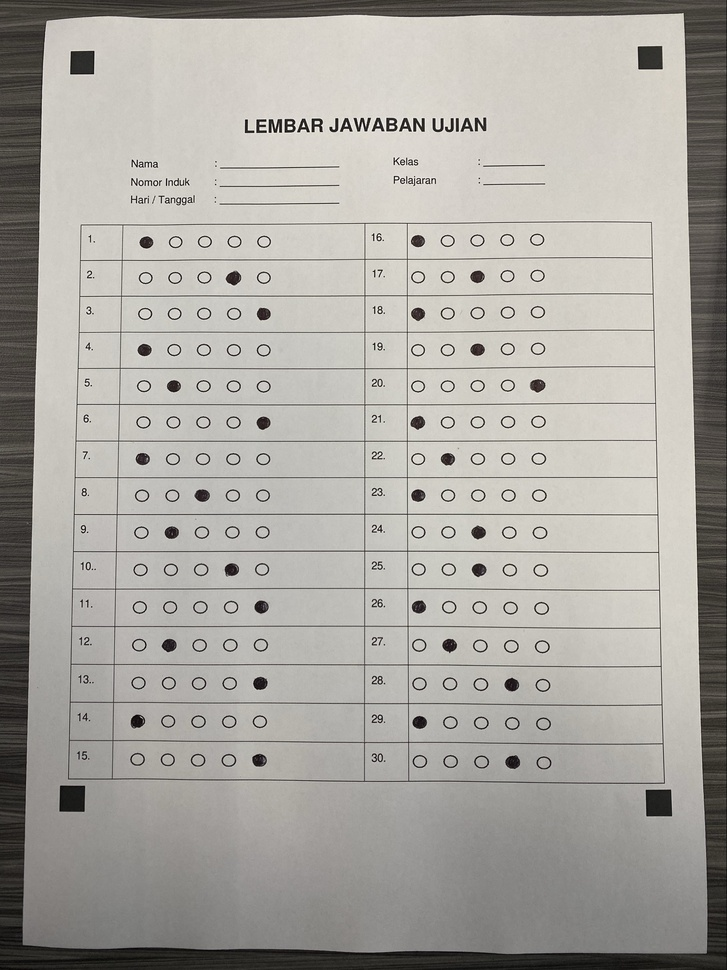
#> input picture sample.jpg, 727 x 970 px, shrunk from 2767 x 3690 before the run
$ python debug_preprocess.py sample.jpg
#> lines starting #> are read from the running program, lines starting #| are printed output that depends on the picture; after the words box and inside, x2 and y2 are one past the last pixel; in counts of white or black regions, pixels touching at a corner belong together
import cv2
import numpy as np
import os
import argparse

def debug_preprocess_for_markers(image_path, output_dir):


#> called with image_path = 'sample.jpg', output_dir = 'debug_output'
    print(f"--- Debugging Preprocess for Markers on {image_path} ---")
    image = cv2.imread(image_path)
#> image is the input picture: shape (970, 727, 3); mean B, G, R 161.6, 167.3, 170
    if image is None:
        print(f"Error: Could not load image from {image_path}")
        return

    os.makedirs(output_dir, exist_ok=True)
    base_name = os.path.basename(image_path).split('.')[0]

    # 1. Original
    cv2.imwrite(os.path.join(output_dir, f"{base_name}_0_original.jpg"), image)

    # 2. Grayscale
    if len(image.shape) == 3:
        gray = cv2.cvtColor(image, cv2.COLOR_BGR2GRAY)
    else:
        gray = image.copy()
    cv2.imwrite(os.path.join(output_dir, f"{base_name}_1_gray.jpg"), gray)

    # 3. CLAHE
    clahe = cv2.createCLAHE(clipLimit=2.0, tileGridSize=(8, 8))
    enhanced = clahe.apply(gray)
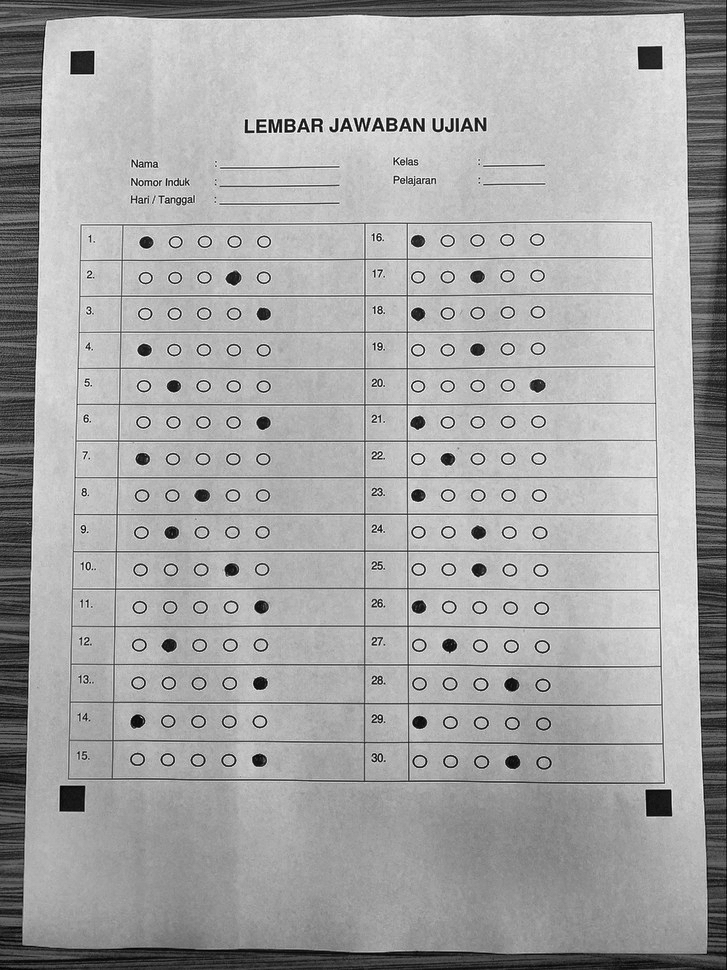
#> enhanced: shape (970, 727); min 1, max 255, mean 165.5
    cv2.imwrite(os.path.join(output_dir, f"{base_name}_2_clahe.jpg"), enhanced)

    # 4. Gaussian Blur
    blur = cv2.GaussianBlur(enhanced, (5, 5), 0)
    cv2.imwrite(os.path.join(output_dir, f"{base_name}_3_blur.jpg"), blur)

  # 4. Adaptive Thresholding — kebal terhadap bayangan (shadow)
    # Block Size: 75 (Area lokalisasi, wajib ganjil. Agak gede biar marker tetap solid)
    # C: 15 (Konstanta pengurang untuk membersihkan noise sisa bayangan)
    thresh = cv2.adaptiveThreshold(
        blur,
        255,
        cv2.ADAPTIVE_THRESH_GAUSSIAN_C,
        cv2.THRESH_BINARY_INV,
        75,
        15
    )
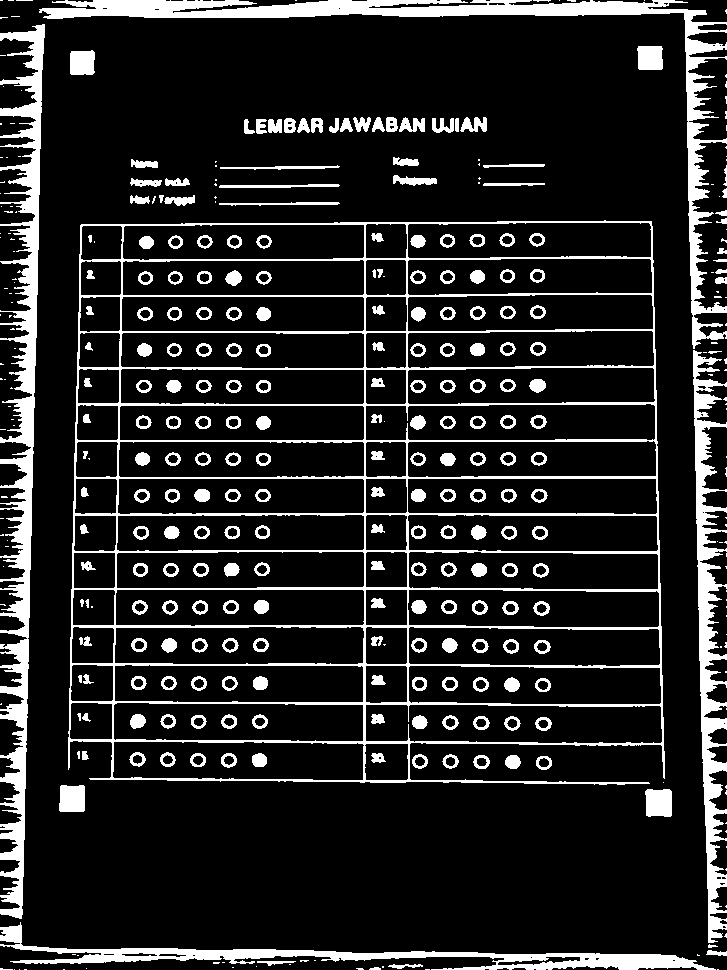
#> thresh: shape (970, 727); 14.3% white; 380 white regions (144 under 20 px), largest, box (x1, y1, x2, y2) and area: (68, 220, 665, 785) 27849, (0, 24, 45, 919) 14436, (39, 0, 727, 349) 13580
    cv2.imwrite(os.path.join(output_dir, f"{base_name}_4_adaptive_thresh.jpg"), thresh)

    # 6. Morphological Open
    kernel_noise = np.ones((3, 3), np.uint8)
    opened = cv2.morphologyEx(thresh, cv2.MORPH_OPEN, kernel_noise)
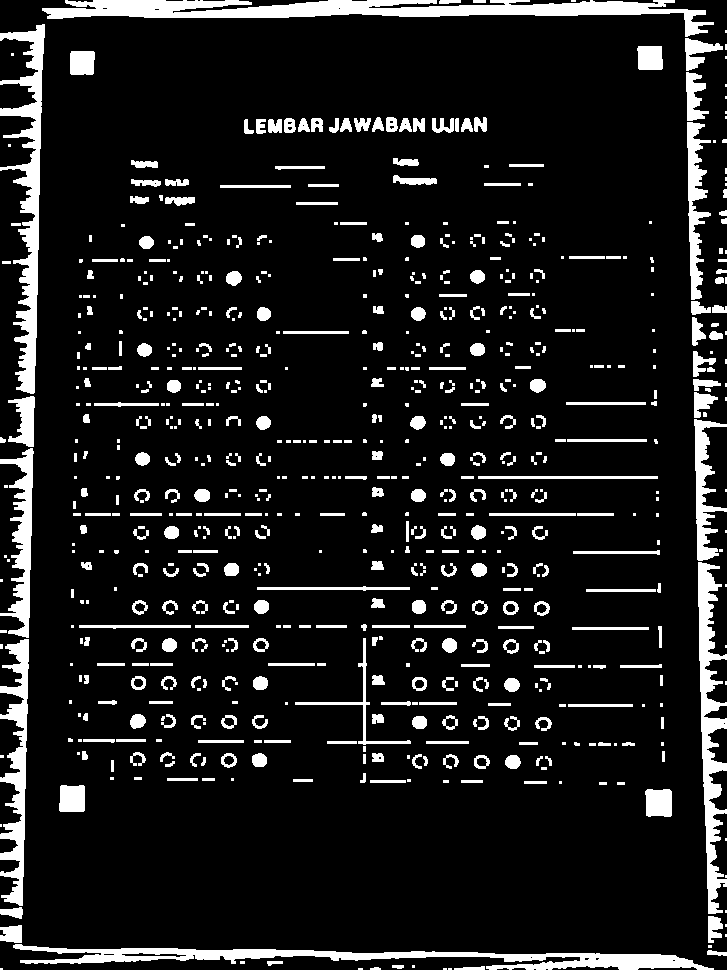
#> opened: shape (970, 727); 11% white; 751 white regions (334 under 20 px), largest, box (x1, y1, x2, y2) and area: (42, 0, 714, 37) 8918, (13, 944, 714, 970) 6490, (0, 24, 45, 394) 5848
    cv2.imwrite(os.path.join(output_dir, f"{base_name}_5_morph_open.jpg"), opened)

    print(f"Done. Check the '{output_dir}' directory for step-by-step images.")


def debug_preprocess_for_answers(image_path, output_dir):
    print(f"--- Debugging Preprocess for Answers on {image_path} ---")
    image = cv2.imread(image_path)
    if image is None:
        print(f"Error: Could not load image from {image_path}")
        return

    os.makedirs(output_dir, exist_ok=True)
    base_name = os.path.basename(image_path).split('.')[0]

def preprocess_for_answers(warped_gray):
    """
    Preprocess a warped grayscale image for bubble detection.
    Menggunakan teknik Background Subtraction untuk menghilangkan bayangan ekstrem.
    """
    if len(warped_gray.shape) == 3:
        warped_gray = cv2.cvtColor(warped_gray, cv2.COLOR_BGR2GRAY)

    # 1. ESTIMASI BACKGROUND (Menangkap Pola Bayangan)
    # Kita pakai kernel lingkaran berukuran 35x35 (harus lebih besar dari ukuran 1 buletan LJK)
    kernel = cv2.getStructuringElement(cv2.MORPH_ELLIPSE, (35, 35))

    # DILATE: Algoritma ini akan "menelan" semua objek gelap (tinta/pensil),
    # sehingga yang tersisa HANYA warna dasar kertas beserta gradasi bayangannya.
    background = cv2.morphologyEx(warped_gray, cv2.MORPH_DILATE, kernel)

    # Blur sedikit agar transisi bayangannya mulus
    background = cv2.medianBlur(background, 21)

    # 2. HAPUS BAYANGAN (Subtraksi)
    # Gambar background dikurangi gambar asli.
    # Area bayangan (gelap - gelap) jadi 0 (hitam). Area arsiran (terang - gelap) jadi punya nilai.
    # Terakhir kita Invert (255 - hasil) supaya warna kertas balik jadi putih (255).
    normalized = 255 - cv2.absdiff(background, warped_gray)

    # 3. PERTAJAM ARSIRAN (CLAHE)
    # Karena bayangan ekstrem udah hilang, CLAHE sekarang bisa fokus
    # murni mempertajam arsiran pensil vs kertas putih.
    clahe = cv2.createCLAHE(clipLimit=2.0, tileGridSize=(8, 8))
    enhanced = clahe.apply(normalized)

    # 4. Light blur untuk menghaluskan noise kertas
    enhanced = cv2.GaussianBlur(enhanced, (3, 3), 0)

    return enhanced

    print(f"Done. Check the '{output_dir}' directory for step-by-step images.")


if __name__ == "__main__":
    parser = argparse.ArgumentParser(description="Debug Preprocessing steps step-by-step.")
    parser.add_argument("image_path", help="Path to the input image file")
    parser.add_argument("--mode", choices=['markers', 'answers', 'both'], default='both', help="Which pipeline to debug")
    parser.add_argument("--out", default="debug_output", help="Output directory for debug images")

    args = parser.parse_args()

    if args.mode in ['markers', 'both']:
        debug_preprocess_for_markers(args.image_path, args.out)
    if args.mode in ['answers', 'both']:
        debug_preprocess_for_answers(args.image_path, args.out)
